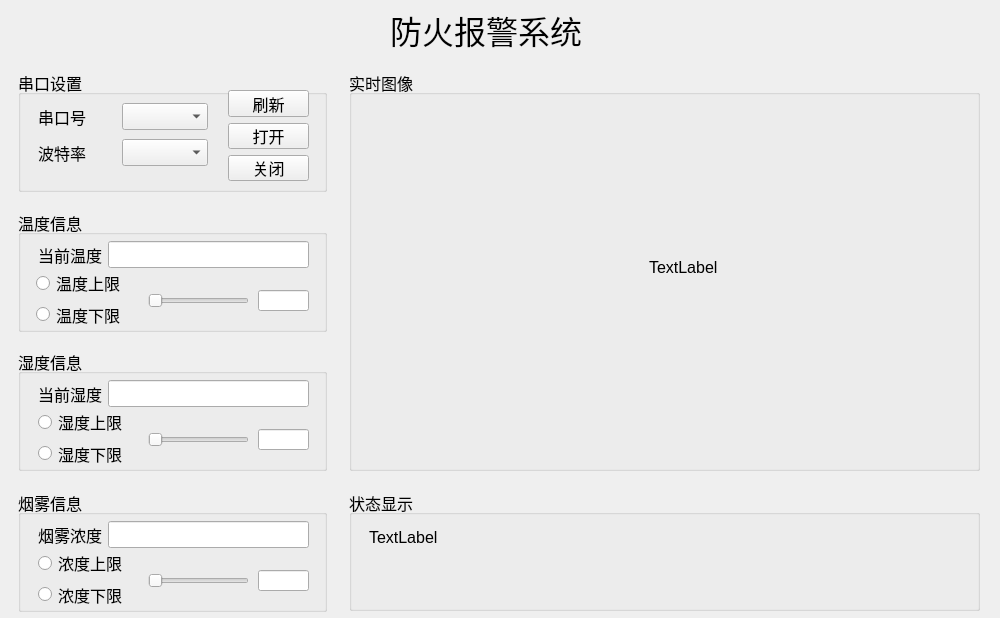
<?xml version="1.0" encoding="UTF-8"?>
<ui version="4.0">
 <class>Form</class>
 <widget class="QWidget" name="Form">
  <property name="geometry">
   <rect>
    <x>0</x>
    <y>0</y>
    <width>1000</width>
    <height>618</height>
   </rect>
  </property>
  <property name="minimumSize">
   <size>
    <width>1000</width>
    <height>618</height>
   </size>
  </property>
  <property name="maximumSize">
   <size>
    <width>1000</width>
    <height>618</height>
   </size>
  </property>
  <property name="font">
   <font>
    <pointsize>24</pointsize>
   </font>
  </property>
  <property name="windowTitle">
   <string>Form</string>
  </property>
  <widget class="QLabel" name="label_Title">
   <property name="geometry">
    <rect>
     <x>390</x>
     <y>10</y>
     <width>240</width>
     <height>40</height>
    </rect>
   </property>
   <property name="text">
    <string>防火报警系统</string>
   </property>
  </widget>
  <widget class="QGroupBox" name="groupBox_TemperatureInfo">
   <property name="geometry">
    <rect>
     <x>18</x>
     <y>210</y>
     <width>309</width>
     <height>122</height>
    </rect>
   </property>
   <property name="font">
    <font>
     <pointsize>12</pointsize>
    </font>
   </property>
   <property name="title">
    <string>温度信息</string>
   </property>
   <widget class="QSlider" name="horizontalSlider_TemperatureAdjust">
    <property name="geometry">
     <rect>
      <x>130</x>
      <y>80</y>
      <width>101</width>
      <height>22</height>
     </rect>
    </property>
    <property name="orientation">
     <enum>Qt::Horizontal</enum>
    </property>
   </widget>
   <widget class="QLineEdit" name="lineEdit_TemperatureAdjustDisplay">
    <property name="geometry">
     <rect>
      <x>240</x>
      <y>80</y>
      <width>51</width>
      <height>21</height>
     </rect>
    </property>
   </widget>
   <widget class="QWidget" name="">
    <property name="geometry">
     <rect>
      <x>20</x>
      <y>30</y>
      <width>271</width>
      <height>29</height>
     </rect>
    </property>
    <layout class="QGridLayout" name="gridLayout_3">
     <item row="0" column="0">
      <widget class="QLabel" name="label_Temperature">
       <property name="text">
        <string>当前温度</string>
       </property>
      </widget>
     </item>
     <item row="0" column="1">
      <widget class="QLineEdit" name="lineEdit_TemperatureValue"/>
     </item>
    </layout>
   </widget>
   <widget class="QWidget" name="">
    <property name="geometry">
     <rect>
      <x>18</x>
      <y>60</y>
      <width>111</width>
      <height>57</height>
     </rect>
    </property>
    <layout class="QGridLayout" name="gridLayout_6">
     <item row="0" column="0">
      <widget class="QRadioButton" name="radioButton_TemperatureAdjustHigh">
       <property name="text">
        <string>温度上限</string>
       </property>
      </widget>
     </item>
     <item row="1" column="0">
      <widget class="QRadioButton" name="radioButton_TemperatureAdjustLow">
       <property name="text">
        <string>温度下限</string>
       </property>
      </widget>
     </item>
    </layout>
   </widget>
  </widget>
  <widget class="QGroupBox" name="groupBox_HumidityInfo">
   <property name="geometry">
    <rect>
     <x>18</x>
     <y>349</y>
     <width>309</width>
     <height>122</height>
    </rect>
   </property>
   <property name="font">
    <font>
     <pointsize>12</pointsize>
    </font>
   </property>
   <property name="title">
    <string>湿度信息</string>
   </property>
   <widget class="QSlider" name="horizontalSlider_HumidityAdjust">
    <property name="geometry">
     <rect>
      <x>130</x>
      <y>80</y>
      <width>101</width>
      <height>22</height>
     </rect>
    </property>
    <property name="orientation">
     <enum>Qt::Horizontal</enum>
    </property>
   </widget>
   <widget class="QLineEdit" name="lineEdit_HumidityAdjustDisplay">
    <property name="geometry">
     <rect>
      <x>240</x>
      <y>80</y>
      <width>51</width>
      <height>21</height>
     </rect>
    </property>
   </widget>
   <widget class="QWidget" name="">
    <property name="geometry">
     <rect>
      <x>20</x>
      <y>30</y>
      <width>271</width>
      <height>29</height>
     </rect>
    </property>
    <layout class="QGridLayout" name="gridLayout_4">
     <item row="0" column="0">
      <widget class="QLabel" name="label_Humidity">
       <property name="text">
        <string>当前湿度</string>
       </property>
      </widget>
     </item>
     <item row="0" column="1">
      <widget class="QLineEdit" name="lineEdit_HumidityValue"/>
     </item>
    </layout>
   </widget>
   <widget class="QWidget" name="">
    <property name="geometry">
     <rect>
      <x>20</x>
      <y>60</y>
      <width>111</width>
      <height>57</height>
     </rect>
    </property>
    <layout class="QGridLayout" name="gridLayout_7">
     <item row="0" column="0">
      <widget class="QRadioButton" name="radioButton_HumidityAdjustHigh">
       <property name="text">
        <string>湿度上限</string>
       </property>
      </widget>
     </item>
     <item row="1" column="0">
      <widget class="QRadioButton" name="radioButton_HumidityAdjustLow">
       <property name="text">
        <string>湿度下限</string>
       </property>
      </widget>
     </item>
    </layout>
   </widget>
  </widget>
  <widget class="QGroupBox" name="groupBox_SmokeInfo">
   <property name="geometry">
    <rect>
     <x>18</x>
     <y>490</y>
     <width>309</width>
     <height>122</height>
    </rect>
   </property>
   <property name="font">
    <font>
     <pointsize>12</pointsize>
    </font>
   </property>
   <property name="title">
    <string>烟雾信息</string>
   </property>
   <widget class="QSlider" name="horizontalSlider_SmokeAdjust">
    <property name="geometry">
     <rect>
      <x>130</x>
      <y>80</y>
      <width>101</width>
      <height>22</height>
     </rect>
    </property>
    <property name="orientation">
     <enum>Qt::Horizontal</enum>
    </property>
   </widget>
   <widget class="QLineEdit" name="lineEdit_SmokeAdjustDisplay">
    <property name="geometry">
     <rect>
      <x>240</x>
      <y>80</y>
      <width>51</width>
      <height>21</height>
     </rect>
    </property>
   </widget>
   <widget class="QWidget" name="">
    <property name="geometry">
     <rect>
      <x>20</x>
      <y>30</y>
      <width>271</width>
      <height>29</height>
     </rect>
    </property>
    <layout class="QGridLayout" name="gridLayout_5">
     <item row="0" column="0">
      <widget class="QLabel" name="label_Smoke">
       <property name="text">
        <string>烟雾浓度</string>
       </property>
      </widget>
     </item>
     <item row="0" column="1">
      <widget class="QLineEdit" name="lineEdit_SmokeValue"/>
     </item>
    </layout>
   </widget>
   <widget class="QWidget" name="">
    <property name="geometry">
     <rect>
      <x>20</x>
      <y>60</y>
      <width>111</width>
      <height>57</height>
     </rect>
    </property>
    <layout class="QGridLayout" name="gridLayout_8">
     <item row="0" column="0">
      <widget class="QRadioButton" name="radioButton_SmokeAdjustHigh">
       <property name="text">
        <string>浓度上限</string>
       </property>
      </widget>
     </item>
     <item row="1" column="0">
      <widget class="QRadioButton" name="radioButton_SmokeAdjustLow">
       <property name="text">
        <string>浓度下限</string>
       </property>
      </widget>
     </item>
    </layout>
   </widget>
  </widget>
  <widget class="QGroupBox" name="groupBox_CameraDisplay">
   <property name="geometry">
    <rect>
     <x>349</x>
     <y>70</y>
     <width>631</width>
     <height>401</height>
    </rect>
   </property>
   <property name="font">
    <font>
     <pointsize>12</pointsize>
    </font>
   </property>
   <property name="title">
    <string>实时图像</string>
   </property>
   <widget class="QLabel" name="label_5">
    <property name="geometry">
     <rect>
      <x>300</x>
      <y>190</y>
      <width>72</width>
      <height>15</height>
     </rect>
    </property>
    <property name="text">
     <string>TextLabel</string>
    </property>
   </widget>
  </widget>
  <widget class="QGroupBox" name="groupBox_Statement">
   <property name="geometry">
    <rect>
     <x>349</x>
     <y>490</y>
     <width>631</width>
     <height>121</height>
    </rect>
   </property>
   <property name="font">
    <font>
     <pointsize>12</pointsize>
    </font>
   </property>
   <property name="title">
    <string>状态显示</string>
   </property>
   <widget class="QLabel" name="label_6">
    <property name="geometry">
     <rect>
      <x>20</x>
      <y>40</y>
      <width>72</width>
      <height>15</height>
     </rect>
    </property>
    <property name="text">
     <string>TextLabel</string>
    </property>
   </widget>
  </widget>
  <widget class="QGroupBox" name="groupBox_ComInfo">
   <property name="geometry">
    <rect>
     <x>18</x>
     <y>70</y>
     <width>309</width>
     <height>122</height>
    </rect>
   </property>
   <property name="font">
    <font>
     <pointsize>12</pointsize>
    </font>
   </property>
   <property name="title">
    <string>串口设置</string>
   </property>
   <widget class="QWidget" name="">
    <property name="geometry">
     <rect>
      <x>20</x>
      <y>30</y>
      <width>170</width>
      <height>71</height>
     </rect>
    </property>
    <layout class="QGridLayout" name="gridLayout">
     <item row="0" column="0">
      <widget class="QLabel" name="label_ComName">
       <property name="text">
        <string>串口号</string>
       </property>
      </widget>
     </item>
     <item row="0" column="1">
      <widget class="QComboBox" name="comboBox_ComName"/>
     </item>
     <item row="1" column="0">
      <widget class="QLabel" name="label_BaudRate">
       <property name="text">
        <string>波特率</string>
       </property>
      </widget>
     </item>
     <item row="1" column="1">
      <widget class="QComboBox" name="comboBox_BaudRate"/>
     </item>
    </layout>
   </widget>
   <widget class="QWidget" name="">
    <property name="geometry">
     <rect>
      <x>210</x>
      <y>20</y>
      <width>81</width>
      <height>91</height>
     </rect>
    </property>
    <layout class="QGridLayout" name="gridLayout_2">
     <item row="0" column="0">
      <widget class="QPushButton" name="pushButton_Refresh">
       <property name="text">
        <string>刷新</string>
       </property>
      </widget>
     </item>
     <item row="1" column="0">
      <widget class="QPushButton" name="pushButton_Open">
       <property name="text">
        <string>打开</string>
       </property>
      </widget>
     </item>
     <item row="2" column="0">
      <widget class="QPushButton" name="pushButton_Close">
       <property name="text">
        <string>关闭</string>
       </property>
      </widget>
     </item>
    </layout>
   </widget>
  </widget>
 </widget>
 <resources/>
 <connections/>
</ui>
